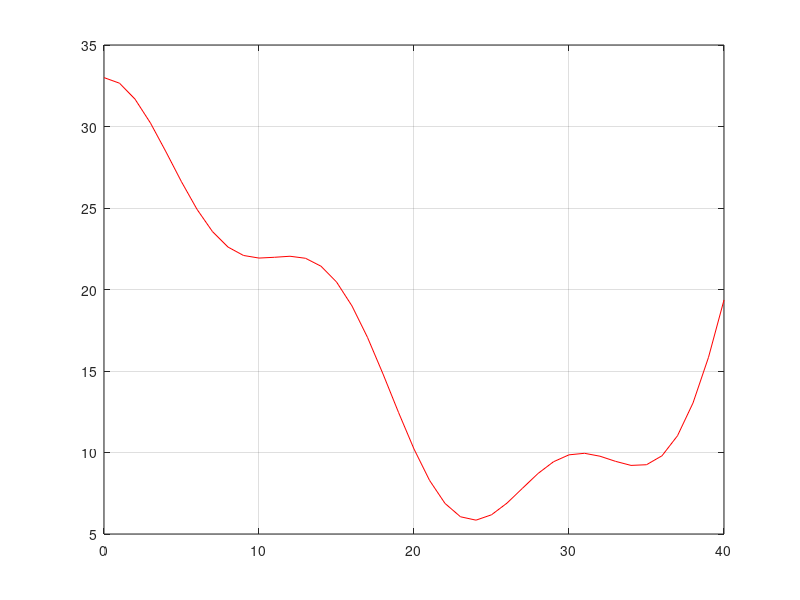

Reproduce this figure in MATLAB. (Note: this script raises an error after producing the figure.)
clear, clc
% Falta velocidad negativa

% Datos
g = -9.81;
m = 10;

del_t = input("Dame el tamaño de paso del tiempo (s): ");
t = del_t;

v0 = input("Dame la velocidad inicial (m/s): ");

xprima0 = input("Dame la posición inicial (m): ");
xn = 0;
yn = (xprima0.^3/500) - (3*xprima0.^2)/35 + 3*cos((2*3.141592*xprima0)/15) + 30;
y0 = yn;
h0 = 5.85;
h = yn;



% Vía
x_via = 0:40;
y_via =(x_via.^3/500) - (3*x_via.^2)/35 + 3*cos((2*3.141592*x_via)/15) + 30;
hold on;
plot(x_via,y_via,'r');


% Gráfica
box on;
grid on;

while xn <= 34.99


    %Energías
    Ek = 0.5*m*v0^2;
    Ep = m*g*(h-h0);   
    %fprintf("%f, %f\n",Ep, Ek);
    

    % Velocidad
    raizv = (v0.^2) + (2*g) * (h-h0);

    if raizv > 0
       v = sqrt(raizv);
       disp("pos")
    
    else
       v = sqrt(abs(raizv))*-1;
       disp("neg")
    
    end


    % Angulo de posición
    syms x
    y = (x.^3/500) - (3*x.^2) / 35 + 3*cosd(2*pi*x/15) + 30;
    derivada = diff(y);  
    subs(derivada, x, 0.01);
    ang = double( atand(subs(derivada,x,0.01)) );
    fprintf("θ=%f\n", ang)


    % Desplazamiento real del carrito
    xpriman = xprima0 + v * t;
    xn = xprima0 + (xpriman - xprima0)*cosd(ang);
    yn = (xpriman.^3/500) - (3*xpriman.^2)/35 + 3*cos((2*3.141592*xpriman)/15) + 30;


    % Actualizar valores de variables
    v0 = v;
    x0 = xn;
    y0 = yn;
    t = t + del_t;


    % Imprimir Valores de velocidad, tiempo y posición
    %(t= %f , t)
    fprintf("posx= %f vel= %f \n", xn, v)

    % Punto que se mueve
    carro = plot(xpriman,yn,'db');
    drawnow
    pause(t/100)
    delete(carro);
    
    
end
hold off;
